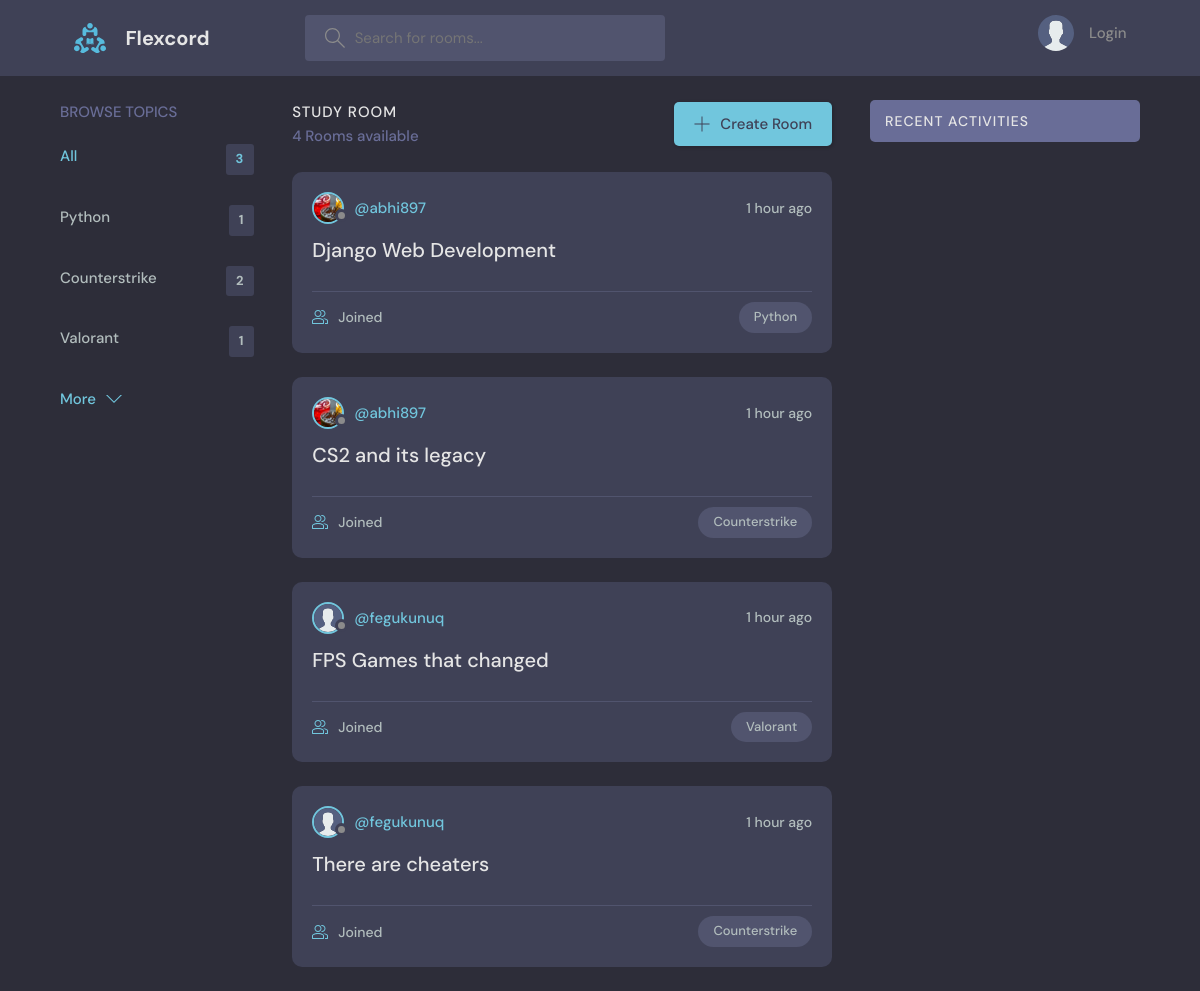
The page / on the database its author committed.
### base/models.py (models this page shows, shortened)
class Topic(models.Model):
    name = models.CharField(max_length=200)

class Room(models.Model):
    id= models.AutoField(primary_key=True)
    host = models.ForeignKey(User,on_delete=models.SET_NULL,null=True)
    topic = models.ForeignKey(Topic,on_delete=models.SET_NULL,null=True)
    name = models.CharField(max_length=200)
    description = models.TextField(null=True,blank=True)
    updated  = models.DateField(auto_now =True)
    created = models.DateField(auto_now_add=True)
    class Meta:
        ordering = ["-created","-updated"]

class User(AbstractUser):
    name = models.CharField(max_length=200, null=True)
    email = models.EmailField(unique=True, null=True)
    bio = models.TextField(null=True)
    avatar = models.ImageField(null=True, default="avatar.svg")
    USERNAME_FIELD = 'email'
    REQUIRED_FIELDS = []

### base/views.py (the view)
# urls.py: path('',views.home,name='home'),
def home(request):
    q = request.GET.get('q') if request.GET.get('q') != None else ''
    rooms = Room.objects.filter(
        Q(topic__name__icontains=q) |
        Q(name__icontains=q) |
        Q(description__icontains=q)
        )
    room_count = rooms.count()
    topics = Topic.objects.all()
    context = {'rooms':rooms,'topics':topics,'room_count':room_count}
    return render (request,'base/home.html',context)

### base/templates/base/home.html (shortened to what this page needs)
<!DOCTYPE html>
{% extends "main.html" %}
{% load static %}
{% block content %}
  <body>
    <main class="layout layout--3">
      <div class="container">
        {% include 'base/topics-component.html' %}
        <div class="roomList">
            <div class="roomList__header">
                <div>
                  <h2>Study Room</h2>
                  <p>{{room_count}} Rooms available</p>
                </div>
                <a class="btn btn--main" href="{% url 'create-room'  %}">
                  <svg version="1.1" xmlns="http://www.w3.org/2000/svg" width="32" height="32" viewBox="0 0 32 32">
                  <title>add</title>
                  <path
                    d="M16.943 0.943h-1.885v14.115h-14.115v1.885h14.115v14.115h1.885v-14.115h14.115v-1.885h-14.115v-14.115z"
                  ></path>
                  </svg>
                  Create Room
                </a>
              </div>
        {% include 'base/feed-component.html' %}
      </div>
        {% include 'base/activities-component.html' %}
      </div>
    </main>
  </body>
  {% endblock content  %}

### base/templates/base/topics-component.html
<div class="topics">
    <div class="topics__header">
        <h2>Browse Topics</h2>
    </div>
    <ul class="topics__list">
        <li>
            <a href="{% url 'home' %}" class="active">All <span>{{topics.count}}</span></a>
        </li>
        {% for topic in topics %}
        <li>
            <a href="{% url 'home' %}?q={{topic.name}}">{{topic.name}}<span>{{topic.room_set.all.count}}</span></a>
        </li>
        {% endfor %}
    </ul>
    <a class="btn btn--link" href="{% url 'topics' %}">
        More
        <svg version="1.1" xmlns="http://www.w3.org/2000/svg" width="32" height="32" viewBox="0 0 32 32">
            <title>chevron-down</title>
            <path d="M16 21l-13-13h-3l16 16 16-16h-3l-13 13z"></path>
        </svg>
    </a>
</div>

### base/templates/base/feed-component.html (shortened to what this page needs)
{% for room in rooms %}
<div class="roomListRoom">
    <div class="roomListRoom__header">
        <a href="{% url 'home'  %}" class="roomListRoom__author">
            <div class="avatar avatar--small">
                <img src="{{room.host.avatar.url}}" />
            </div>
            <span>@{{room.host.username}}</span>
        </a>
        <div class="roomListRoom__actions">
            <span>{{room.created|timesince}} ago</span>
        </div>
    </div>
    <div class="roomListRoom__content">
        <a href="{% url 'room' room.id %}">{{room.name}}</a>
    </div>
    <div class="roomListRoom__meta">
        <a href="{% url 'room' room.id %}" class="roomListRoom__joined">
            {{room.participants.all.count}} Joined
        </a>
        <p class="roomListRoom__topic">{{room.topic.name}}</p>
    </div>
</div>
{% endfor %}

### static/styles/style.css (style rules this page uses)
:root { --color-main: #71c6dd; --color-main-light: #e1f6fb; --color-dark: #3f4156; --color-dark-medium: #51546e; --color-dark-light: #696d97; --color-light: #e5e5e5; --color-gray: #8b8b8b; --color-light-gray: #b2bdbd; --color-bg: #2d2d39; --color-success: #5dd693; --color-error: #fc4b0b; }
* { font-family: "DM Sans", -apple-system, BlinkMacSystemFont, "Segoe UI", Roboto, Oxygen, Ubuntu, Cantarell, "Open Sans", "Helvetica Neue", sans-serif; margin: 0; padding: 0; box-sizing: border-box; text-rendering: optimizeLegibility; font-size: inherit; }
html { font-size: 56.25%; }
@media only screen and (min-width: 1200px) { html { font-size: 62.5%; } }
body { line-height: 1.6; font-weight: 400; font-size: 1.5rem; color: var(--color-light-gray); background-color: var(--color-bg); min-height: 100vh; }
img { width: 100%; }
a { display: inline-block; color: var(--color-main); text-decoration: none; }
.container { max-width: 120rem; width: 90%; margin: auto; }
.btn { background-color: transparent; border: none; display: inline-flex; align-items: center; gap: 1rem; cursor: pointer; transition: all ease-in-out 0.3s; padding: 1rem 2rem; border-radius: 5px; box-shadow: 1px 1px 3px 1px rgba(0, 0, 0, 0.15); font-weight: 500; }
.btn--link { border-radius: 0; padding: 0; color: var(--color-main); box-shadow: none; }
.btn--main { background-color: var(--color-main); color: var(--color-dark); }
.btn > svg { fill: currentColor; width: 1.6rem; height: 1.6rem; }
.avatar { position: relative; display: inline-block; border-radius: 50%; border: 2px solid var(--color-main); }
.avatar img { display: block; border-radius: 50%; object-fit: cover; object-position: center; }
.avatar::after { content: ""; display: block; position: absolute; background-color: var(--color-gray); z-index: 111; border-radius: 50%; border: 0.3rem solid var(--color-dark); }
.avatar.avatar--small img { width: 2.8rem; height: 2.8rem; }
.avatar.avatar--small:after { width: 0.7rem; height: 0.7rem; bottom: 0px; right: -6px; }
.layout { margin-top: 2.4rem; }
.layout > .container { display: flex; justify-content: space-between; align-items: flex-start; }
.layout--3 > .container > div:first-child { flex-basis: 18%; max-width: 22.5rem; }
.layout--3 > .container > div:nth-child(2) { flex-basis: 50%; }
.topics__header { margin-bottom: 2rem; }
.topics__header h2 { text-transform: uppercase; font-weight: 500; color: var(--color-dark-light); }
.topics__list { list-style: none; }
.topics__list li a { display: flex; justify-content: space-between; margin-bottom: 3rem; font-weight: 500; color: var(--color-light-gray); transition: all 0.3s ease-in-out; }
.topics__list li a.active, .topics__list li a:hover { color: var(--color-main); }
.topics__list li a span { padding: 0.5rem 1rem; background-color: var(--color-dark); border-radius: 3px; font-size: 1.3rem; font-weight: 700; letter-spacing: 1px; }
.roomList__header { display: flex; justify-content: space-between; align-items: center; margin-bottom: 2.4rem; }
.roomList__header h2 { text-transform: uppercase; font-weight: 500; color: var(--color-light); letter-spacing: 1px; }
.roomList__header p { font-weight: 500; color: var(--color-dark-light); }
.roomListRoom { margin-bottom: 2.4rem; background-color: var(--color-dark); border-radius: 1rem; padding: 2rem; }
.roomListRoom__header { display: flex; justify-content: space-between; align-items: center; }
.roomListRoom__author { font-weight: 500; display: flex; align-items: center; gap: 1rem; }
.roomListRoom__actions { display: flex; align-items: flex-start; gap: 1rem; position: relative; }
.roomListRoom__actions span { font-size: 1.4rem; font-weight: 500; }
.roomListRoom__content { margin: 1rem 0; }
.roomListRoom__content a { font-size: 2rem; font-weight: 500; margin-bottom: 1.5rem; color: var(--color-light); transition: all 0.3s ease-in-out; }
.roomListRoom__meta { border-top: 1px solid var(--color-dark-medium); padding-top: 1rem; display: flex; align-items: center; justify-content: space-between; }
.roomListRoom__joined { color: var(--color-light-gray); display: flex; align-items: center; gap: 1rem; font-size: 1.4rem; font-weight: 500; }
.roomListRoom__joined svg { fill: var(--color-main); width: 1.6rem; height: 1.6rem; }
.roomListRoom__topic { padding: 5px 1.5rem; background-color: var(--color-dark-medium); border-radius: 5rem; font-weight: 500; font-size: 1.3rem; }

### rows shown on the page
Topic: name "Python", room_set.all.count "1"
Topic: name "Counterstrike", room_set.all.count "2"
Topic: name "Valorant", room_set.all.count "1"
Room: host.avatar (picture), host.username "abhi897", created "1 hour", name "Django Web Development", topic.name "Python"
Room: host.avatar (picture), host.username "abhi897", created "1 hour", name "CS2 and its legacy", topic.name "Counterstrike"
Room: host.avatar (placeholder picture), host.username "fegukunuq", created "1 hour", name "FPS Games that changed", topic.name "Valorant"
Room: host.avatar (placeholder picture), host.username "fegukunuq", created "1 hour", name "There are cheaters", topic.name "Counterstrike"

### other values the page prints
{{ topics.count }} "3"
{{ room_count }} "4"
